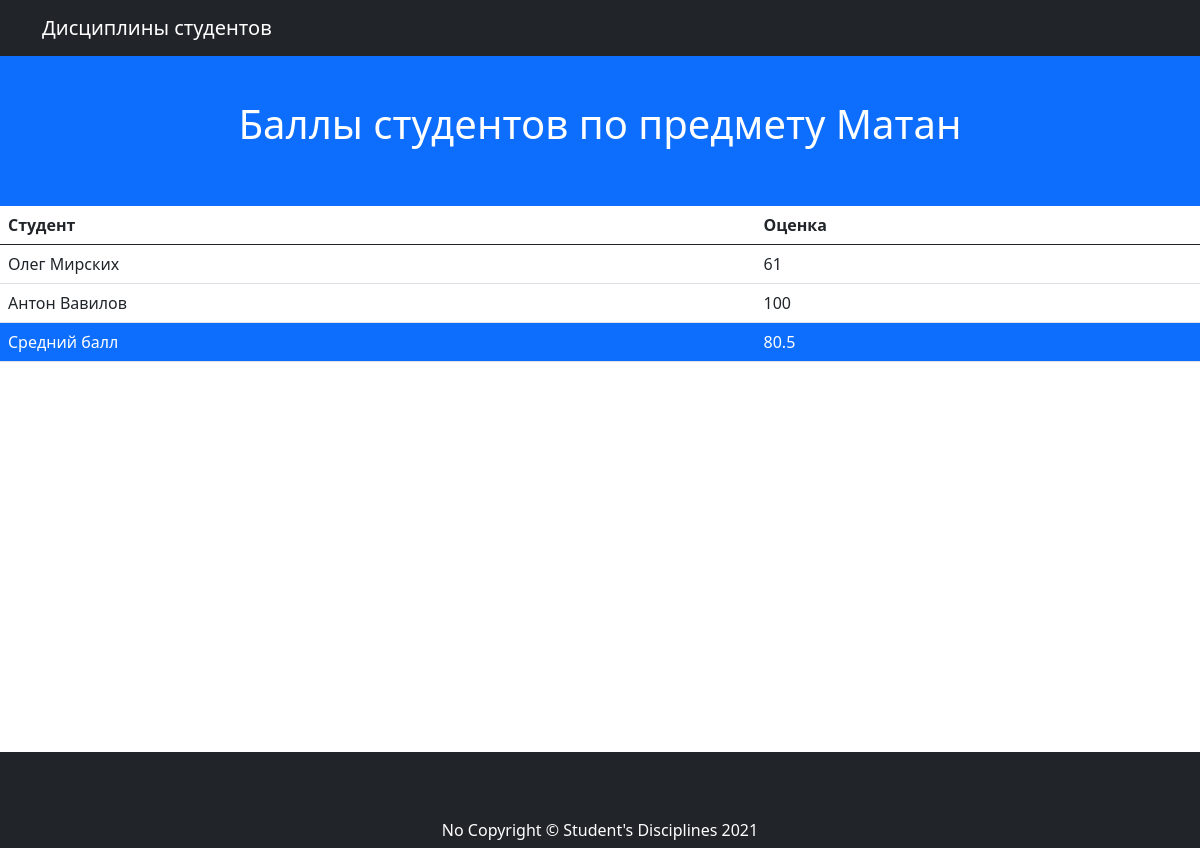
The app's page /matan_marks/, older data.
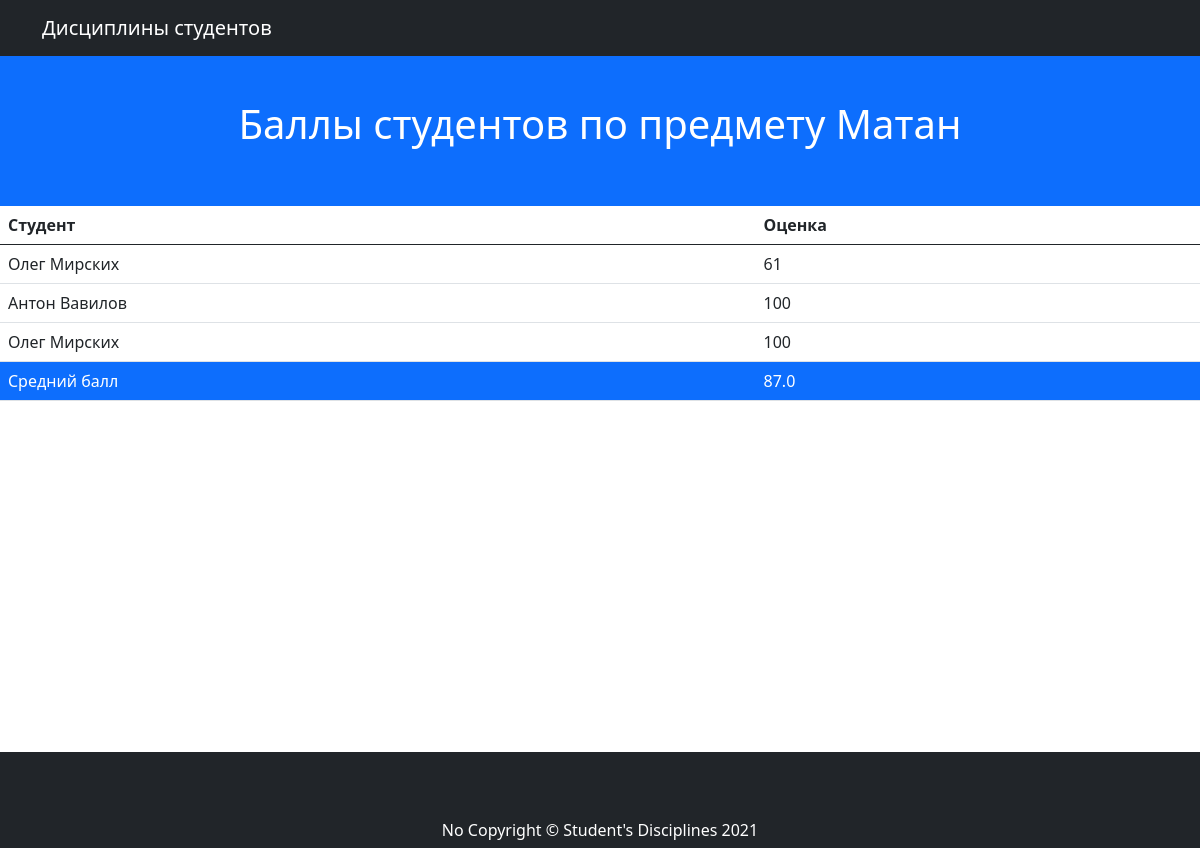
The same page, newer data.
### mainapp/models.py (models this page shows, shortened)
class Mark(models.Model):
    student = models.ForeignKey(Student, verbose_name='Студент', on_delete=models.CASCADE)
    discipline = models.ForeignKey(Discipline, verbose_name='Предмет', on_delete=models.CASCADE)
    mark = models.PositiveIntegerField(default=0)

class Student(models.Model):
    group = models.ForeignKey(Group, verbose_name='Группа', on_delete=models.CASCADE)
    first_name = models.CharField(max_length=255, verbose_name='Имя')
    last_name = models.CharField(max_length=255, verbose_name='Фамилия')
    def __str__(self):
        return '{} {}'.format(self.first_name, self.last_name)

### mainapp/views.py (the view)
# urls.py: path('<str:slug>_marks/', MarksManagerByDiscipline.as_view(), name='discipline_marks'),
class MarksManagerByDiscipline(View):
    @staticmethod
    def get(request, **kwargs):
        discipline_slug = kwargs.get('slug')
        discipline = Discipline.objects.get(slug=discipline_slug)
        marks = Mark.objects.filter(discipline=discipline)
        avg_mark_ = marks.values_list('mark', flat=True)
        avg_mark = Query.get_query(avg_mark_, 'Arithmetic')
        context = {
            'discipline': discipline,
            'marks': marks,
            'avg_marks': avg_mark,
        }
        return render(request, 'discipline_marks.html', context)

### mainapp/algorithms.py (called while the page is built)
    def calculate_avg(self, array):
        length = len(array)
        summary = sum(array)
        avg = summary / length
        return avg

    @staticmethod
    def get_query(array, strategy):
        global algorithm
        if strategy == 'Arithmetic':
            algorithm = Arithmetic()
        elif strategy == 'Median':
            algorithm = Median()
        result = algorithm.calculate_avg(array)
        return result

### mainapp/models.py (called while the page is built)
    def __str__(self):
        return self.discipline_name

### mainapp/templates/discipline_marks.html
{% extends 'base.html' %}
{% block content %}
<html lang="ru">
  <header class="bg-primary text-white">
      <h1 class="text-center">Баллы студентов по предмету {{ discipline }}</h1>
  </header>
<table class="table">
    <thead>
    <tr class="first-table-row">
        <th scope="col">Студент</th>
        <th scope="col">Оценка</th>
    </tr>
    </thead>
  <tbody>
    {% for i in marks %}
        <tr><td> {{ i.student }} </td>
            <td> {{ i.mark }} </td></tr>
    {% endfor %}
    <tr class="bg-primary text-white">
        <td> Средний балл </td>
        <td> {{ avg_marks }} </td>
    </tr>
  </tbody>
</table>
</html>
{% endblock content %}

Row changes from the older to the newer data that the page shows:
added Mark: student "Олег Мирских", mark "100"
Text that changed along with them:
{{ avg_marks }}: "80.5" → "87.0"
